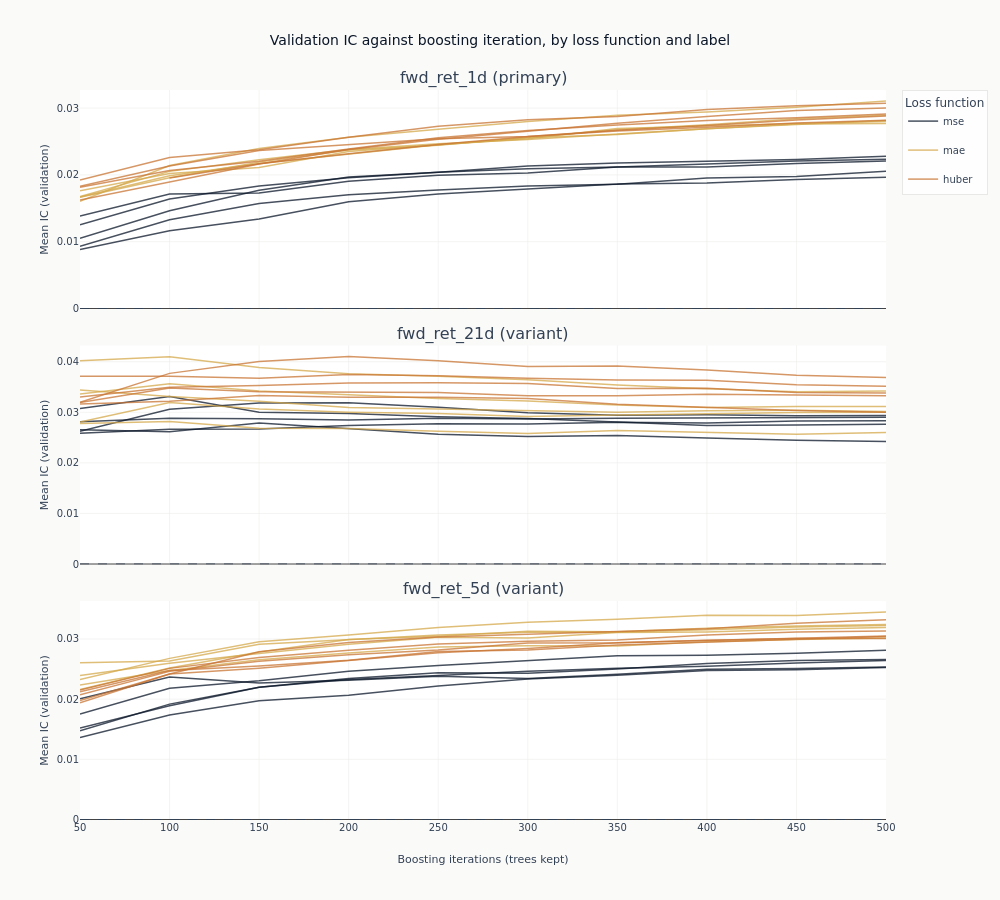

This figure's notebook cell:
### Markdown cell above
### What more trees do

Each line traces one configuration's out-of-sample IC as trees are added to it. This is the
figure the checkpoint dimension exists to produce, and it separates two things a single
end-of-training number cannot.

A line that rises and then falls has an interior optimum: the model was still learning, then
began fitting the training window at the expense of the validation folds. A line that wanders
without trend around zero never had anything to learn in the first place, and its highest point
is wherever the noise happened to peak. The difference matters, because both produce a
respectable-looking maximum.

### Code cell
curves = catalog.filter("full_coverage").sort("label", "config_name", "checkpoint_value")
objectives = {"mse": COLORS["blue"], "mae": COLORS["amber"], "huber": COLORS["copper"]}


def objective_of(name: str) -> str:
    """Read the loss function out of a declared configuration name."""
    match = next((key for key in objectives if name.endswith(key)), None)
    if match is None:
        raise ValueError(f"{name!r} does not end in a declared objective: {sorted(objectives)}")
    return match


fig_curves = make_subplots(
    rows=len(panel_labels),
    cols=1,
    shared_xaxes=True,
    vertical_spacing=0.05,
    subplot_titles=[
        f"{label} ({'primary' if label == primary else 'variant'})" for label in panel_labels
    ],
)
drawn_objectives: set[str] = set()
for row, label in enumerate(panel_labels, start=1):
    panel = curves.filter(pl.col("label") == label)
    for objective, color in objectives.items():
        members = [
            name
            for name in panel.get_column("config_name").unique(maintain_order=True)
            if objective_of(name) == objective
        ]
        for config_name in members:
            series = panel.filter(pl.col("config_name") == config_name)
            fig_curves.add_trace(
                go.Scatter(
                    x=series.get_column("checkpoint_value").to_list(),
                    y=series.get_column("ic_mean").to_list(),
                    mode="lines",
                    name=objective,
                    legendgroup=objective,
                    # One legend entry per loss function, not per configuration: the colour is the
                    # claim, and forty-five named lines would bury it.
                    showlegend=objective not in drawn_objectives,
                    line=dict(color=color, width=1.5),
                    opacity=0.75,
                ),
                row=row,
                col=1,
            )
            drawn_objectives.add(objective)
    fig_curves.add_hline(
        y=0, line_width=1, line_dash="dash", line_color=COLORS["neutral"], row=row, col=1
    )
    fig_curves.update_yaxes(title_text="Mean IC (validation)", row=row, col=1)
fig_curves.update_xaxes(title_text="Boosting iterations (trees kept)", row=len(panel_labels), col=1)
fig_curves.update_layout(
    title="Validation IC against boosting iteration, by loss function and label",
    height=300 * len(panel_labels),
    width=1000,
    margin=dict(t=90),
    legend=dict(title_text="Loss function"),
)
# How many lines dip below zero is a fact about the frame, so the alt text reads it rather than
# asserting it: a panel described as uniformly positive when it is not is a claim the data refutes.
dip_text = " and ".join(
    f"{row['below']} of {row['total']} in the {row['label']} panel"
    for row in curves.group_by("label")
    .agg(
        total=pl.col("config_name").n_unique(),
        below=pl.col("config_name").filter(pl.col("ic_mean") < 0).n_unique(),
    )
    .sort("label")
    .iter_rows(named=True)
)
show_plotly_with_alt(
    fig_curves,
    "Line charts of mean validation information coefficient against boosting iteration, one line "
    "per configuration, coloured by loss function: dark navy for squared error, gold for absolute "
    "error, copper for Huber. One panel per declared label, sharing the iteration axis, each "
    "carrying a dashed zero line. Counted from the underlying frame, the lines that dip below "
    f"zero at some checkpoint are {dip_text}.",
)

### Figure 1 — Plotly figure (JSON) as saved in the notebook; plotly's stock layout.template omitted (floating-point values rounded to 4 significant figures)
{"data": [{"legendgroup": "mse", "line": {"color": "#0a1628", "width": 1.5}, "mode": "lines", "name": "mse", "opacity": 0.75, "showlegend": true, "type": "scatter", "x": [50, 100, 150, 200, 250, 300, 350, 400, 450, 500], "xaxis": "x", "y": [0.01383, 0.01713, 0.01728, 0.01906, 0.01996, 0.02029, 0.0212, 0.02117, 0.02171, 0.02207], "yaxis": "y"}, {"legendgroup": "mse", "line": {"color": "#0a1628", "width": 1.5}, "mode": "lines", "name": "mse", "opacity": 0.75, "showlegend": false, "type": "scatter", "x": [50, 100, 150, 200, 250, 300, 350, 400, 450, 500], "xaxis": "x", "y": [0.00931, 0.01327, 0.0157, 0.01703, 0.01774, 0.01833, 0.0186, 0.01952, 0.01977, 0.02054], "yaxis": "y"}, {"legendgroup": "mse", "line": {"color": "#0a1628", "width": 1.5}, "mode": "lines", "name": "mse", "opacity": 0.75, "showlegend": false, "type": "scatter", "x": [50, 100, 150, 200, 250, 300, 350, 400, 450, 500], "xaxis": "x", "y": [0.01053, 0.01464, 0.01771, 0.01969, 0.02039, 0.02092, 0.02117, 0.02167, 0.02206, 0.02234], "yaxis": "y"}, {"legendgroup": "mse", "line": {"color": "#0a1628", "width": 1.5}, "mode": "lines", "name": "mse", "opacity": 0.75, "showlegend": false, "type": "scatter", "x": [50, 100, 150, 200, 250, 300, 350, 400, 450, 500], "xaxis": "x", "y": [0.01253, 0.01638, 0.01833, 0.01958, 0.02039, 0.02133, 0.02179, 0.02209, 0.0223, 0.02281], "yaxis": "y"}, {"legendgroup": "mse", "line": {"color": "#0a1628", "width": 1.5}, "mode": "lines", "name": "mse", "opacity": 0.75, "showlegend": false, "type": "scatter", "x": [50, 100, 150, 200, 250, 300, 350, 400, 450, 500], "xaxis": "x", "y": [0.008837, 0.01163, 0.01339, 0.01599, 0.01713, 0.01792, 0.01864, 0.01879, 0.01929, 0.01963], "yaxis": "y"}, {"legendgroup": "mae", "line": {"color": "#D4A84B", "width": 1.5}, "mode": "lines", "name": "mae", "opacity": 0.75, "showlegend": true, "type": "scatter", "x": [50, 100, 150, 200, 250, 300, 350, 400, 450, 500], "xaxis": "x", "y": [0.01764, 0.02021, 0.0211, 0.02349, 0.0245, 0.0254, 0.02693, 0.02734, 0.02768, 0.028], "yaxis": "y"}, {"legendgroup": "mae", "line": {"color": "#D4A84B", "width": 1.5}, "mode": "lines", "name": "mae", "opacity": 0.75, "showlegend": false, "type": "scatter", "x": [50, 100, 150, 200, 250, 300, 350, 400, 450, 500], "xaxis": "x", "y": [0.01668, 0.01988, 0.0217, 0.02313, 0.02452, 0.02557, 0.02604, 0.02692, 0.02761, 0.02771], "yaxis": "y"}, {"legendgroup": "mae", "line": {"color": "#D4A84B", "width": 1.5}, "mode": "lines", "name": "mae", "opacity": 0.75, "showlegend": false, "type": "scatter", "x": [50, 100, 150, 200, 250, 300, 350, 400, 450, 500], "xaxis": "x", "y": [0.01665, 0.01958, 0.02191, 0.02373, 0.02445, 0.02558, 0.02677, 0.02752, 0.02839, 0.02892], "yaxis": "y"}, {"legendgroup": "mae", "line": {"color": "#D4A84B", "width": 1.5}, "mode": "lines", "name": "mae", "opacity": 0.75, "showlegend": false, "type": "scatter", "x": [50, 100, 150, 200, 250, 300, 350, 400, 450, 500], "xaxis": "x", "y": [0.01603, 0.02141, 0.02394, 0.02563, 0.02682, 0.02798, 0.02891, 0.02942, 0.03011, 0.03107], "yaxis": "y"}, {"legendgroup": "mae", "line": {"color": "#D4A84B", "width": 1.5}, "mode": "lines", "name": "mae", "opacity": 0.75, "showlegend": false, "type": "scatter", "x": [50, 100, 150, 200, 250, 300, 350, 400, 450, 500], "xaxis": "x", "y": [0.01677, 0.02053, 0.02227, 0.02381, 0.02465, 0.02528, 0.02611, 0.02692, 0.02754, 0.02815], "yaxis": "y"}, {"legendgroup": "huber", "line": {"color": "#C87533", "width": 1.5}, "mode": "lines", "name": "huber", "opacity": 0.75, "showlegend": true, "type": "scatter", "x": [50, 100, 150, 200, 250, 300, 350, 400, 450, 500], "xaxis": "x", "y": [0.0183, 0.02133, 0.02367, 0.02452, 0.0254, 0.02576, 0.0267, 0.02738, 0.02821, 0.02881], "yaxis": "y"}, {"legendgroup": "huber", "line": {"color": "#C87533", "width": 1.5}, "mode": "lines", "name": "huber", "opacity": 0.75, "showlegend": false, "type": "scatter", "x": [50, 100, 150, 200, 250, 300, 350, 400, 450, 500], "xaxis": "x", "y": [0.01815, 0.02064, 0.02205, 0.02388, 0.02556, 0.02665, 0.02746, 0.02813, 0.02856, 0.02912], "yaxis": "y"}, {"legendgroup": "huber", "line": {"color": "#C87533", "width": 1.5}, "mode": "lines", "name": "huber", "opacity": 0.75, "showlegend": false, "type": "scatter", "x": [50, 100, 150, 200, 250, 300, 350, 400, 450, 500], "xaxis": "x", "y": [0.01924, 0.02259, 0.02376, 0.02565, 0.02728, 0.02825, 0.02875, 0.02977, 0.03033, 0.03071], "yaxis": "y"}, {"legendgroup": "huber", "line": {"color": "#C87533", "width": 1.5}, "mode": "lines", "name": "huber", "opacity": 0.75, "showlegend": false, "type": "scatter", "x": [50, 100, 150, 200, 250, 300, 350, 400, 450, 500], "xaxis": "x", "y": [0.01623, 0.01891, 0.02162, 0.02381, 0.02533, 0.02652, 0.02771, 0.02874, 0.02962, 0.03002], "yaxis": "y"}, {"legendgroup": "huber", "line": {"color": "#C87533", "width": 1.5}, "mode": "lines", "name": "huber", "opacity": 0.75, "showlegend": false, "type": "scatter", "x": [100, 150, 200, 250, 300, 350, 400, 450, 500], "xaxis": "x", "y": [0.01953, 0.02166, 0.02317, 0.02453, 0.02573, 0.02656, 0.02713, 0.02778, 0.02819], "yaxis": "y"}, {"legendgroup": "mse", "line": {"color": "#0a1628", "width": 1.5}, "mode": "lines", "name": "mse", "opacity": 0.75, "showlegend": false, "type": "scatter", "x": [50, 100, 150, 200, 250, 300, 350, 400, 450, 500], "xaxis": "x2", "y": [0.02655, 0.02615, 0.02786, 0.02676, 0.02566, 0.02523, 0.02541, 0.0249, 0.02449, 0.02424], "yaxis": "y2"}, {"legendgroup": "mse", "line": {"color": "#0a1628", "width": 1.5}, "mode": "lines", "name": "mse", "opacity": 0.75, "showlegend": false, "type": "scatter", "x": [50, 100, 150, 200, 250, 300, 350, 400, 450, 500], "xaxis": "x2", "y": [0.03074, 0.0331, 0.03003, 0.02978, 0.02911, 0.02878, 0.02807, 0.02738, 0.02749, 0.02763], "yaxis": "y2"}, {"legendgroup": "mse", "line": {"color": "#0a1628", "width": 1.5}, "mode": "lines", "name": "mse", "opacity": 0.75, "showlegend": false, "type": "scatter", "x": [50, 100, 150, 200, 250, 300, 350, 400, 450, 500], "xaxis": "x2", "y": [0.02811, 0.02884, 0.02872, 0.02849, 0.02882, 0.02865, 0.02883, 0.02887, 0.02889, 0.02902], "yaxis": "y2"}, {"legendgroup": "mse", "line": {"color": "#0a1628", "width": 1.5}, "mode": "lines", "name": "mse", "opacity": 0.75, "showlegend": false, "type": "scatter", "x": [50, 100, 150, 200, 250, 300, 350, 400, 450, 500], "xaxis": "x2", "y": [0.02585, 0.02665, 0.02667, 0.02739, 0.02774, 0.02766, 0.02802, 0.02786, 0.02827, 0.02832], "yaxis": "y2"}, {"legendgroup": "mse", "line": {"color": "#0a1628", "width": 1.5}, "mode": "lines", "name": "mse", "opacity": 0.75, "showlegend": false, "type": "scatter", "x": [50, 100, 150, 200, 250, 300, 350, 400, 450, 500], "xaxis": "x2", "y": [0.02626, 0.03059, 0.03182, 0.03191, 0.03102, 0.02993, 0.02944, 0.02951, 0.02931, 0.02937], "yaxis": "y2"}, {"legendgroup": "mae", "line": {"color": "#D4A84B", "width": 1.5}, "mode": "lines", "name": "mae", "opacity": 0.75, "showlegend": false, "type": "scatter", "x": [50, 100, 150, 200, 250, 300, 350, 400, 450, 500], "xaxis": "x2", "y": [0.02777, 0.02819, 0.02684, 0.0268, 0.02623, 0.0258, 0.02639, 0.02599, 0.02567, 0.02602], "yaxis": "y2"}, {"legendgroup": "mae", "line": {"color": "#D4A84B", "width": 1.5}, "mode": "lines", "name": "mae", "opacity": 0.75, "showlegend": false, "type": "scatter", "x": [50, 100, 150, 200, 250, 300, 350, 400, 450, 500], "xaxis": "x2", "y": [0.03359, 0.03563, 0.03422, 0.03344, 0.03272, 0.03224, 0.03146, 0.03094, 0.03114, 0.03114], "yaxis": "y2"}, {"legendgroup": "mae", "line": {"color": "#D4A84B", "width": 1.5}, "mode": "lines", "name": "mae", "opacity": 0.75, "showlegend": false, "type": "scatter", "x": [50, 100, 150, 200, 250, 300, 350, 400, 450, 500], "xaxis": "x2", "y": [0.03443, 0.03315, 0.03219, 0.03094, 0.03065, 0.03039, 0.03001, 0.03029, 0.0304, 0.03015], "yaxis": "y2"}, {"legendgroup": "mae", "line": {"color": "#D4A84B", "width": 1.5}, "mode": "lines", "name": "mae", "opacity": 0.75, "showlegend": false, "type": "scatter", "x": [50, 100, 150, 200, 250, 300, 350, 400, 450, 500], "xaxis": "x2", "y": [0.02808, 0.03194, 0.03063, 0.03001, 0.02977, 0.02917, 0.02946, 0.02976, 0.02994, 0.03], "yaxis": "y2"}, {"legendgroup": "mae", "line": {"color": "#D4A84B", "width": 1.5}, "mode": "lines", "name": "mae", "opacity": 0.75, "showlegend": false, "type": "scatter", "x": [50, 100, 150, 200, 250, 300, 350, 400, 450, 500], "xaxis": "x2", "y": [0.04018, 0.04096, 0.03885, 0.03764, 0.03714, 0.03642, 0.03539, 0.03465, 0.03408, 0.03419], "yaxis": "y2"}, {"legendgroup": "huber", "line": {"color": "#C87533", "width": 1.5}, "mode": "lines", "name": "huber", "opacity": 0.75, "showlegend": false, "type": "scatter", "x": [50, 100, 150, 200, 250, 300, 350, 400, 450, 500], "xaxis": "x2", "y": [0.03166, 0.03219, 0.03334, 0.03298, 0.03298, 0.03274, 0.03159, 0.03094, 0.03037, 0.02999], "yaxis": "y2"}, {"legendgroup": "huber", "line": {"color": "#C87533", "width": 1.5}, "mode": "lines", "name": "huber", "opacity": 0.75, "showlegend": false, "type": "scatter", "x": [50, 100, 150, 200, 250, 300, 350, 400, 450, 500], "xaxis": "x2", "y": [0.03711, 0.03715, 0.03674, 0.03746, 0.03722, 0.03671, 0.03639, 0.03633, 0.03546, 0.03516], "yaxis": "y2"}, {"legendgroup": "huber", "line": {"color": "#C87533", "width": 1.5}, "mode": "lines", "name": "huber", "opacity": 0.75, "showlegend": false, "type": "scatter", "x": [50, 100, 150, 200, 250, 300, 350, 400, 450, 500], "xaxis": "x2", "y": [0.033, 0.03494, 0.03532, 0.03581, 0.03583, 0.03571, 0.03469, 0.03475, 0.0339, 0.03382], "yaxis": "y2"}, {"legendgroup": "huber", "line": {"color": "#C87533", "width": 1.5}, "mode": "lines", "name": "huber", "opacity": 0.75, "showlegend": false, "type": "scatter", "x": [50, 100, 150, 200, 250, 300, 350, 400, 450, 500], "xaxis": "x2", "y": [0.03192, 0.03482, 0.03406, 0.03405, 0.03392, 0.03325, 0.03326, 0.03355, 0.03341, 0.03327], "yaxis": "y2"}, {"legendgroup": "huber", "line": {"color": "#C87533", "width": 1.5}, "mode": "lines", "name": "huber", "opacity": 0.75, "showlegend": false, "type": "scatter", "x": [50, 100, 150, 200, 250, 300, 350, 400, 450, 500], "xaxis": "x2", "y": [0.03199, 0.03769, 0.04006, 0.04104, 0.04021, 0.03907, 0.03915, 0.03836, 0.03733, 0.03686], "yaxis": "y2"}, {"legendgroup": "mse", "line": {"color": "#0a1628", "width": 1.5}, "mode": "lines", "name": "mse", "opacity": 0.75, "showlegend": false, "type": "scatter", "x": [50, 100, 150, 200, 250, 300, 350, 400, 450, 500], "xaxis": "x3", "y": [0.02007, 0.02367, 0.02269, 0.02313, 0.02382, 0.02343, 0.02415, 0.02497, 0.02508, 0.02535], "yaxis": "y3"}, {"legendgroup": "mse", "line": {"color": "#0a1628", "width": 1.5}, "mode": "lines", "name": "mse", "opacity": 0.75, "showlegend": false, "type": "scatter", "x": [50, 100, 150, 200, 250, 300, 350, 400, 450, 500], "xaxis": "x3", "y": [0.0152, 0.0189, 0.02198, 0.02342, 0.0244, 0.02429, 0.02501, 0.02593, 0.02641, 0.0266], "yaxis": "y3"}, {"legendgroup": "mse", "line": {"color": "#0a1628", "width": 1.5}, "mode": "lines", "name": "mse", "opacity": 0.75, "showlegend": false, "type": "scatter", "x": [50, 100, 150, 200, 250, 300, 350, 400, 450, 500], "xaxis": "x3", "y": [0.01475, 0.01917, 0.02198, 0.02325, 0.02394, 0.02465, 0.02514, 0.02548, 0.02601, 0.02644], "yaxis": "y3"}, {"legendgroup": "mse", "line": {"color": "#0a1628", "width": 1.5}, "mode": "lines", "name": "mse", "opacity": 0.75, "showlegend": false, "type": "scatter", "x": [50, 100, 150, 200, 250, 300, 350, 400, 450, 500], "xaxis": "x3", "y": [0.01751, 0.02181, 0.02304, 0.02466, 0.0256, 0.02638, 0.02722, 0.0273, 0.02764, 0.02813], "yaxis": "y3"}, {"legendgroup": "mse", "line": {"color": "#0a1628", "width": 1.5}, "mode": "lines", "name": "mse", "opacity": 0.75, "showlegend": false, "type": "scatter", "x": [50, 100, 150, 200, 250, 300, 350, 400, 450, 500], "xaxis": "x3", "y": [0.01361, 0.01738, 0.01974, 0.02064, 0.02218, 0.02334, 0.02399, 0.02478, 0.0249, 0.02528], "yaxis": "y3"}, {"legendgroup": "mae", "line": {"color": "#D4A84B", "width": 1.5}, "mode": "lines", "name": "mae", "opacity": 0.75, "showlegend": false, "type": "scatter", "x": [50, 100, 150, 200, 250, 300, 350, 400, 450, 500], "xaxis": "x3", "y": [0.02234, 0.02476, 0.02654, 0.02769, 0.02868, 0.02887, 0.02881, 0.02954, 0.02992, 0.03016], "yaxis": "y3"}, {"legendgroup": "mae", "line": {"color": "#D4A84B", "width": 1.5}, "mode": "lines", "name": "mae", "opacity": 0.75, "showlegend": false, "type": "scatter", "x": [50, 100, 150, 200, 250, 300, 350, 400, 450, 500], "xaxis": "x3", "y": [0.02603, 0.02636, 0.0291, 0.0299, 0.03065, 0.03112, 0.03113, 0.03152, 0.03198, 0.03223], "yaxis": "y3"}, {"legendgroup": "mae", "line": {"color": "#D4A84B", "width": 1.5}, "mode": "lines", "name": "mae", "opacity": 0.75, "showlegend": false, "type": "scatter", "x": [50, 100, 150, 200, 250, 300, 350, 400, 450, 500], "xaxis": "x3", "y": [0.0216, 0.02517, 0.02785, 0.0299, 0.03046, 0.03129, 0.03119, 0.03179, 0.03214, 0.03239], "yaxis": "y3"}, {"legendgroup": "mae", "line": {"color": "#D4A84B", "width": 1.5}, "mode": "lines", "name": "mae", "opacity": 0.75, "showlegend": false, "type": "scatter", "x": [50, 100, 150, 200, 250, 300, 350, 400, 450, 500], "xaxis": "x3", "y": [0.02325, 0.02678, 0.02955, 0.03064, 0.03189, 0.03277, 0.03328, 0.03393, 0.03389, 0.03449], "yaxis": "y3"}, {"legendgroup": "mae", "line": {"color": "#D4A84B", "width": 1.5}, "mode": "lines", "name": "mae", "opacity": 0.75, "showlegend": false, "type": "scatter", "x": [50, 100, 150, 200, 250, 300, 350, 400, 450, 500], "xaxis": "x3", "y": [0.02394, 0.02597, 0.02758, 0.02914, 0.03027, 0.03017, 0.03107, 0.03117, 0.0316, 0.03189], "yaxis": "y3"}, {"legendgroup": "huber", "line": {"color": "#C87533", "width": 1.5}, "mode": "lines", "name": "huber", "opacity": 0.75, "showlegend": false, "type": "scatter", "x": [50, 100, 150, 200, 250, 300, 350, 400, 450, 500], "xaxis": "x3", "y": [0.02074, 0.02462, 0.02632, 0.02737, 0.02815, 0.02931, 0.02936, 0.0298, 0.03006, 0.03007], "yaxis": "y3"}, {"legendgroup": "huber", "line": {"color": "#C87533", "width": 1.5}, "mode": "lines", "name": "huber", "opacity": 0.75, "showlegend": false, "type": "scatter", "x": [50, 100, 150, 200, 250, 300, 350, 400, 450, 500], "xaxis": "x3", "y": [0.01977, 0.02419, 0.02515, 0.02644, 0.02771, 0.02841, 0.02935, 0.02975, 0.03016, 0.03051], "yaxis": "y3"}, {"legendgroup": "huber", "line": {"color": "#C87533", "width": 1.5}, "mode": "lines", "name": "huber", "opacity": 0.75, "showlegend": false, "type": "scatter", "x": [50, 100, 150, 200, 250, 300, 350, 400, 450, 500], "xaxis": "x3", "y": [0.02153, 0.02511, 0.02692, 0.02812, 0.02918, 0.02961, 0.02981, 0.03067, 0.03114, 0.03134], "yaxis": "y3"}, {"legendgroup": "huber", "line": {"color": "#C87533", "width": 1.5}, "mode": "lines", "name": "huber", "opacity": 0.75, "showlegend": false, "type": "scatter", "x": [50, 100, 150, 200, 250, 300, 350, 400, 450, 500], "xaxis": "x3", "y": [0.01941, 0.02417, 0.02789, 0.02941, 0.03034, 0.03085, 0.03125, 0.0317, 0.03262, 0.03319], "yaxis": "y3"}, {"legendgroup": "huber", "line": {"color": "#C87533", "width": 1.5}, "mode": "lines", "name": "huber", "opacity": 0.75, "showlegend": false, "type": "scatter", "x": [50, 100, 150, 200, 250, 300, 350, 400, 450, 500], "xaxis": "x3", "y": [0.02121, 0.02478, 0.02551, 0.02647, 0.02792, 0.02817, 0.02901, 0.02952, 0.02991, 0.03041], "yaxis": "y3"}], "layout": {"annotations": [{"font": {"size": 16}, "showarrow": false, "text": "fwd_ret_1d (primary)", "x": 0.5, "xanchor": "center", "xref": "paper", "y": 1.0, "yanchor": "bottom", "yref": "paper"}, {"font": {"size": 16}, "showarrow": false, "text": "fwd_ret_21d (variant)", "x": 0.5, "xanchor": "center", "xref": "paper", "y": 0.65, "yanchor": "bottom", "yref": "paper"}, {"font": {"size": 16}, "showarrow": false, "text": "fwd_ret_5d (variant)", "x": 0.5, "xanchor": "center", "xref": "paper", "y": 0.3, "yanchor": "bottom", "yref": "paper"}], "height": 900, "legend": {"title": {"text": "Loss function"}}, "margin": {"t": 90}, "shapes": [{"line": {"color": "#334155", "dash": "dash", "width": 1}, "type": "line", "x0": 0, "x1": 1, "xref": "x domain", "y0": 0, "y1": 0, "yref": "y"}, {"line": {"color": "#334155", "dash": "dash", "width": 1}, "type": "line", "x0": 0, "x1": 1, "xref": "x2 domain", "y0": 0, "y1": 0, "yref": "y2"}, {"line": {"color": "#334155", "dash": "dash", "width": 1}, "type": "line", "x0": 0, "x1": 1, "xref": "x3 domain", "y0": 0, "y1": 0, "yref": "y3"}], "title": {"text": "Validation IC against boosting iteration, by loss function and label"}, "width": 1000, "xaxis": {"anchor": "y", "domain": [0.0, 1.0], "matches": "x3", "showticklabels": false}, "xaxis2": {"anchor": "y2", "domain": [0.0, 1.0], "matches": "x3", "showticklabels": false}, "xaxis3": {"anchor": "y3", "domain": [0.0, 1.0], "title": {"text": "Boosting iterations (trees kept)"}}, "yaxis": {"anchor": "x", "domain": [0.7, 1.0], "title": {"text": "Mean IC (validation)"}}, "yaxis2": {"anchor": "x2", "domain": [0.35, 0.65], "title": {"text": "Mean IC (validation)"}}, "yaxis3": {"anchor": "x3", "domain": [0.0, 0.3], "title": {"text": "Mean IC (validation)"}}}}
